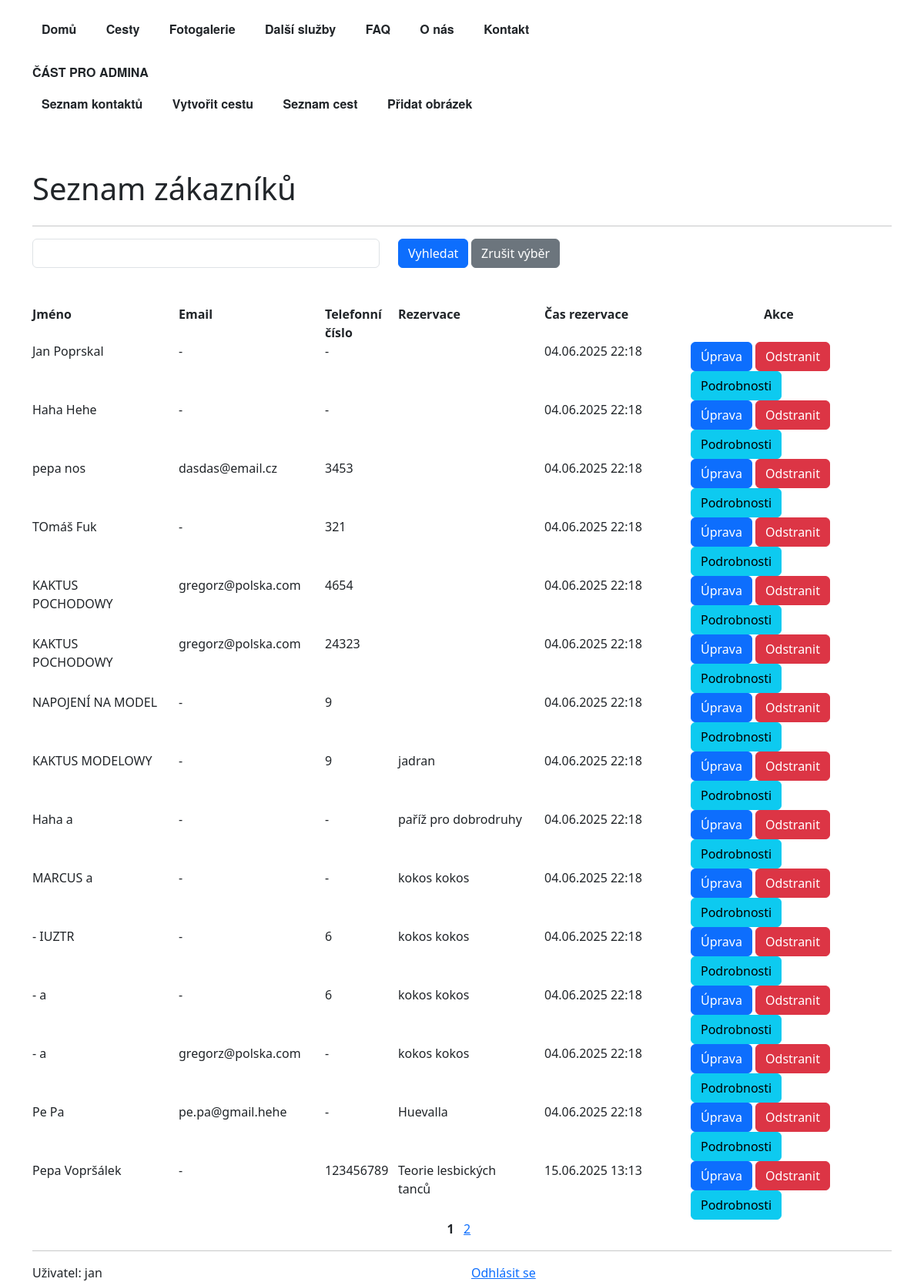
Before: /webapp/customer-list/ (signed in) with the older database file.
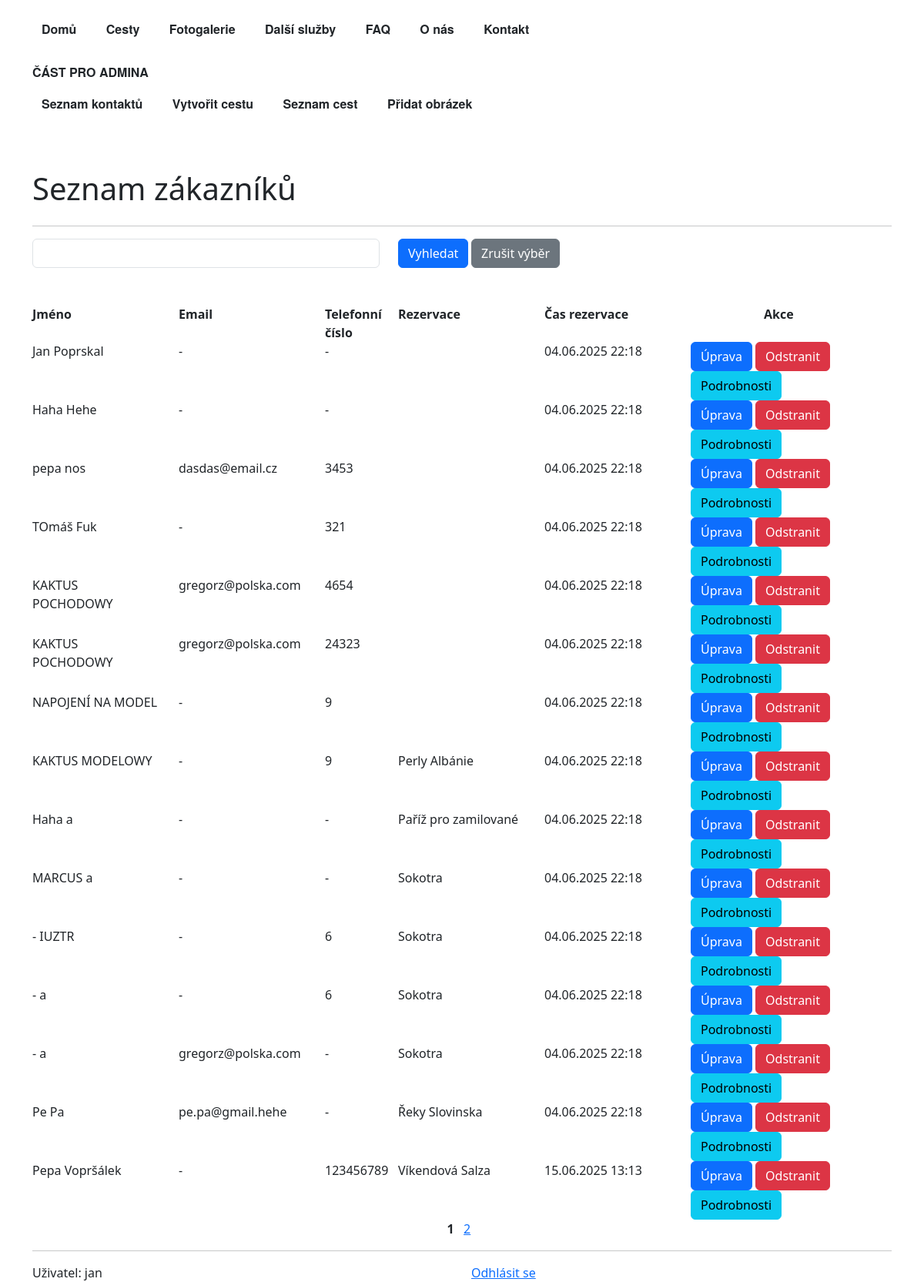
After: the same page with the newer database file.
### webapp/models.py (models this page shows, shortened)
class Customer(models.Model):
    customer_id = models.AutoField(primary_key=True)
    customer_first_name = models.CharField(max_length=64)
    customer_last_name = models.CharField(max_length=64)
    customer_count = models.PositiveIntegerField(default=1, validators=[MaxValueValidator(30)],)
    customer_email = models.EmailField(null=True, blank=True)
    customer_phone = models.CharField(max_length=14, null=True, blank=True, validators=[MinLengthValidator(9)])
    customer_message = models.TextField(null=True, blank=True)
    customer_trip = models.ForeignKey('Trip', on_delete=models.CASCADE,
                                      null=True, blank=True, related_name='customer_trip')
    created = models.DateTimeField(auto_now_add=True)
    objects = CustomerManager()
    @property
    def full_name(self):
        return f"{self.customer_first_name} {self.customer_last_name}"

class Trip(models.Model):
    trip_id = models.AutoField(primary_key=True)
    trip_name = models.CharField(max_length=256)
    trip_short_description = models.TextField(null=True, blank=True)
    trip_description = models.TextField(null=True, blank=True)
    start_time = models.CharField(null=True, blank=True, max_length=30) #not date field at the clients request
    end_time = models.CharField(null=True, blank=True, max_length=30) #vague dates preferred - start of june
    price = models.IntegerField(null=True, blank=True)
    image = models.ImageField(upload_to='', null=True, blank=True)
    thumbnail = models.ImageField(upload_to='', null=True, blank=True)

### webapp/views.py (the view)
# urls.py: path("customer-list/", CustomerListingView.as_view(), name='customer_list'),
class CustomerListingView(LoginRequiredMixin, UserRightsMixin, ListView):
    template_name = "customer_list.html"
    model = Customer
    paginate_by = 15
    access_rights = ["test"]
    query_string = None
    def get(self, request, *args, **kwargs):
        print("GET: ", self.request.GET)
        self.query_string = self.request.GET.get("search")
        print(self.query_string)
        print("KWARGS: ", self.kwargs)
        return super().get(request, *args, **kwargs)
    def get_context_data(self, *, object_list=None, **kwargs):
        context = super().get_context_data(object_list=object_list, **kwargs)
        context ["trips"] = Trip.objects.all()
        context ["form"] = CustomerNameSearchForm()
        context.update(self.get_context_rights())
        return context
    def get_queryset(self):
        queryset = super().get_queryset()
        queryset = queryset.search(self.query_string)
        return queryset

### webapp/forms.py
class CustomerNameSearchForm(forms.Form):
    search = forms.CharField(
        max_length=40,
        widget=forms.TextInput(attrs={"class": "form-control"}),
    )

### webapp/models.py (called while the page is built)
    def search(self, query):
        if query:
            return self.filter(
                Q(customer_first_name__icontains=query) |
                Q(customer_last_name__icontains=query)
            ).distinct()
        return self

    def get_queryset(self):
        return CustomerQuerySet(self.model, using=self._db)

### webapp/templatetags/none.py (called while the page is built)
@register.filter
def none(value):
    convert_to_str = str(value)
    if convert_to_str == "None":
        return "-"
    else:
        pass
    return value

### webapp/utils/context_processors/group_access.py (called while the page is built)
def is_member_of_group(user, group_name):
    if isinstance(group_name, str):
        rights_exist = user.groups.filter(name=group_name).exists()
    else:
        rights_exist = user.groups.filter(name__in=group_name).exists()
    return rights_exist

    def user_has_rights(self, user):
        return is_member_of_group(user, self.access_rights)

    def get_context_rights(self):
        context = {
            'user_has_rights': self.user_has_rights(self.request.user),
        }
        return context

### webapp/templates/customer_list.html (shortened to what this page needs)
{% extends "base_with_bootstrap.html" %}
{% load bootstrap5 %}
{% load none %}
{% block hlavni_nadpis %} Seznam zákazníků{% endblock %}
{% block content %}
    {% if user_has_rights %}
    <hr>
    <form method="get" action=".">
        <div class="row">
            <div class="col-5">{{ form.search }}</div>
            <div class="col-1"><button type="submit" class="btn btn-primary">Vyhledat</button></div>
            <div class="col-2"><a href="{% url 'webapp:customer_list' %}" class="btn btn-secondary">Zrušit výběr</a></div>
        </div>
    </form>
    <br>
    <br>
    <div class="row">
        <div class="col-2"><b>Jméno</b></div>
        <div class="col-2"><b>Email</b></div>
        <div class="col-1"><b>Telefonní číslo</b></div>
        <div class="col-2"><b>Rezervace</b></div>
        <div class="col-2"><b>Čas rezervace</b></div>
        <div class="col-2 offset-1"><b>Akce</b></div>
    </div>
    {% for customer in object_list%}
    <div class="row">
        <div class="col-2">{{customer.full_name|none}}</div>
        <div class="col-2">{{customer.customer_email|none}}</div>
        <div class="col-1">{{customer.customer_phone|none}}</div>
        <div class="col-2">{{customer.customer_trip.trip_name}}</div>
        <div class="col-2">{{ customer.created|date:"d.m.Y H:i"}}</div>
         <div class="col-3">
            <a href="{% url 'webapp:customer_update' customer.pk %}" class="btn btn-primary"> Úprava </a>
             <a href="{% url 'webapp:customer_delete' customer.pk %}" class=" btn btn-danger"> Odstranit </a>
             <a href="{% url 'webapp:customer_detail' customer.pk %}" class=" btn btn-info"> Podrobnosti </a>
         </div>
    </div>
    {% endfor %}
    {% include "snippets/pagination_v3.html" %}
    {% else %}
        {%include "snippets/no_access.html" %}
    {% endif %}
{% endblock %}

Changed rows visible on the page:
changed through a linked row, Customer "KAKTUS MODELOWY": customer_trip.trip_name "jadran" → "Perly Albánie"
changed through a linked row, Customer "Haha a": customer_trip.trip_name "paříž pro dobrodruhy" → "Paříž pro zamilované"
changed through a linked row, Customer "MARCUS a": customer_trip.trip_name "kokos kokos" → "Sokotra"
changed through a linked row, Customer "- IUZTR": customer_trip.trip_name "kokos kokos" → "Sokotra"
changed through a linked row, Customer (number 12 of 15 on the later page): customer_trip.trip_name "kokos kokos" → "Sokotra"
changed through a linked row, Customer (number 13 of 15 on the later page): customer_trip.trip_name "kokos kokos" → "Sokotra"
changed through a linked row, Customer "Pe Pa": customer_trip.trip_name "Huevalla" → "Řeky Slovinska"
changed through a linked row, Customer "Pepa Vopršálek": customer_trip.trip_name "Teorie lesbických tanců" → "Víkendová Salza"
